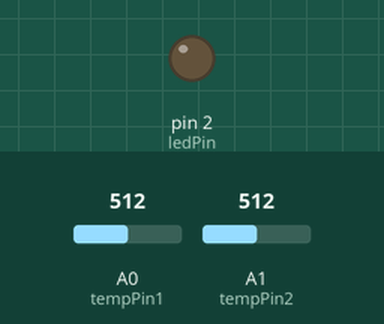
Simulated run of this sketch. Board: Arduino Uno, built with avr-gcc and run on an emulated ATmega328P. On the bench: output pins drawn as LEDs (lit = HIGH). The inputs (shaded band) are chosen by the test bench; at power-on: A0 (tempPin1) = 512, A1 (tempPin2) = 512.

Above: at 1.2 s.
1.3 s: A0 (tempPin1) set to 523
At 2.5 s:
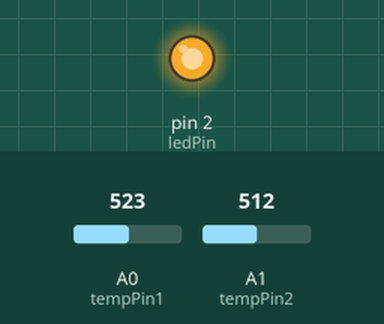
2.8 s: A0 (tempPin1) set to 511
At 3.8 s:
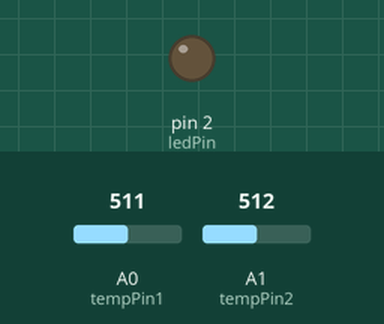
4.3 s: A0 (tempPin1) set to 716
At 4.9 s:
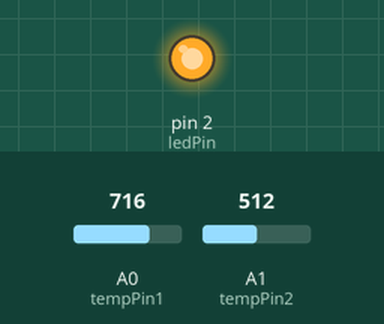
Timing chart, 0 to 7.3 s (numbered marks = the images above; inputs shaded):
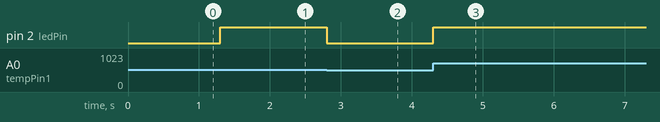

Measured:
- the behaviour switches between 512 and 513 on A0 (tempPin1) (found by bisection; images 0 and 1)
- after the input at 1.3 s, pin 2 (ledPin): LOW → HIGH at once
- after the input at 2.8 s, pin 2 (ledPin): HIGH → LOW at once
- after the input at 4.3 s, pin 2 (ledPin): LOW → HIGH at once

The sketch:

temptest.ino
```cpp
//Simple testing program to test that the sensors work by lighting up an LED.


#include<avr/io.h>
#include<util/delay.h>
const int ledPin = 2;
const int tempPin1 = A0;
const int tempPin2 = A1;

bool Celsius = true;

void setup() {
  // initialize digital pin LED_BUILTIN as an output.
  pinMode(ledPin, OUTPUT);
}

// the loop function runs over and over again forever
void loop() {
      float voltage, temperature1, temperature2;
//Get the first sensor's value and convert it to a temperature
    voltage = getVoltage(tempPin1);
    temperature1 = getTemperature(voltage);
//Get the second sensor's value and convert it to a temperature
    voltage = getVoltage(tempPin2);
    temperature2 = getTemperature(voltage);

  if(temperature1 > temperature2){
  digitalWrite(ledPin, HIGH);   // turn the LED on (HIGH is the voltage level)
  }
  else{                  // wait for a second
  digitalWrite(ledPin, LOW);    // turn the LED off by making the voltage LOW
  }                 // wait for a second
}

float getTemperature(float voltage)
{
    if (Celsius == true)
    {
        return ((voltage - 0.5) * 100.0);
    }
    else
    {
        return ((voltage - 0.5) * 100.0) * (9.0 / 5.0) + 32.0;
    }
}

float getVoltage(int pin)
{

    return (analogRead(pin) * 0.004882814);

    // This equation converts the 0 to 1023 value that analogRead()
    // returns, into a 0.0 to 5.0 value that is the true voltage
    // being read at that pin.
}
```
